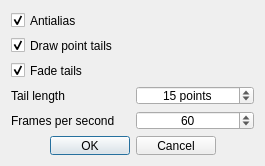
<?xml version="1.0" encoding="UTF-8"?>
<ui version="4.0">
 <class>OptionsDialog</class>
 <widget class="QDialog" name="OptionsDialog">
  <property name="windowModality">
   <enum>Qt::WindowModal</enum>
  </property>
  <property name="geometry">
   <rect>
    <x>0</x>
    <y>0</y>
    <width>265</width>
    <height>166</height>
   </rect>
  </property>
  <property name="minimumSize">
   <size>
    <width>265</width>
    <height>166</height>
   </size>
  </property>
  <property name="maximumSize">
   <size>
    <width>265</width>
    <height>166</height>
   </size>
  </property>
  <property name="windowTitle">
   <string>WhirlWindWarp Configuration</string>
  </property>
  <layout class="QVBoxLayout" name="verticalLayout">
   <item>
    <widget class="QCheckBox" name="m_antialias">
     <property name="text">
      <string>Antialias</string>
     </property>
     <property name="checked">
      <bool>true</bool>
     </property>
    </widget>
   </item>
   <item>
    <widget class="QCheckBox" name="m_drawTails">
     <property name="text">
      <string>Draw point tails</string>
     </property>
     <property name="checked">
      <bool>true</bool>
     </property>
    </widget>
   </item>
   <item>
    <widget class="QCheckBox" name="m_fadeTails">
     <property name="text">
      <string>Fade tails</string>
     </property>
     <property name="checked">
      <bool>true</bool>
     </property>
    </widget>
   </item>
   <item>
    <layout class="QHBoxLayout" name="horizontalLayout">
     <item>
      <widget class="QLabel" name="m_lengthLabel">
       <property name="text">
        <string>Tail length</string>
       </property>
      </widget>
     </item>
     <item>
      <widget class="QSpinBox" name="m_tailSize">
       <property name="alignment">
        <set>Qt::AlignCenter</set>
       </property>
       <property name="suffix">
        <string> points</string>
       </property>
       <property name="minimum">
        <number>5</number>
       </property>
       <property name="maximum">
        <number>20</number>
       </property>
       <property name="value">
        <number>15</number>
       </property>
      </widget>
     </item>
    </layout>
   </item>
   <item>
    <layout class="QHBoxLayout" name="horizontalLayout_2">
     <item>
      <widget class="QLabel" name="label_2">
       <property name="text">
        <string>Frames per second</string>
       </property>
      </widget>
     </item>
     <item>
      <widget class="QSpinBox" name="m_fps">
       <property name="alignment">
        <set>Qt::AlignCenter</set>
       </property>
       <property name="minimum">
        <number>30</number>
       </property>
       <property name="maximum">
        <number>120</number>
       </property>
       <property name="value">
        <number>60</number>
       </property>
      </widget>
     </item>
    </layout>
   </item>
   <item>
    <widget class="QDialogButtonBox" name="buttonBox">
     <property name="orientation">
      <enum>Qt::Horizontal</enum>
     </property>
     <property name="standardButtons">
      <set>QDialogButtonBox::Cancel|QDialogButtonBox::Ok</set>
     </property>
     <property name="centerButtons">
      <bool>true</bool>
     </property>
    </widget>
   </item>
  </layout>
 </widget>
 <resources>
  <include location="rsc/resources.qrc"/>
 </resources>
 <connections>
  <connection>
   <sender>buttonBox</sender>
   <signal>accepted()</signal>
   <receiver>OptionsDialog</receiver>
   <slot>accept()</slot>
   <hints>
    <hint type="sourcelabel">
     <x>248</x>
     <y>254</y>
    </hint>
    <hint type="destinationlabel">
     <x>157</x>
     <y>274</y>
    </hint>
   </hints>
  </connection>
  <connection>
   <sender>buttonBox</sender>
   <signal>rejected()</signal>
   <receiver>OptionsDialog</receiver>
   <slot>reject()</slot>
   <hints>
    <hint type="sourcelabel">
     <x>316</x>
     <y>260</y>
    </hint>
    <hint type="destinationlabel">
     <x>286</x>
     <y>274</y>
    </hint>
   </hints>
  </connection>
 </connections>
</ui>
